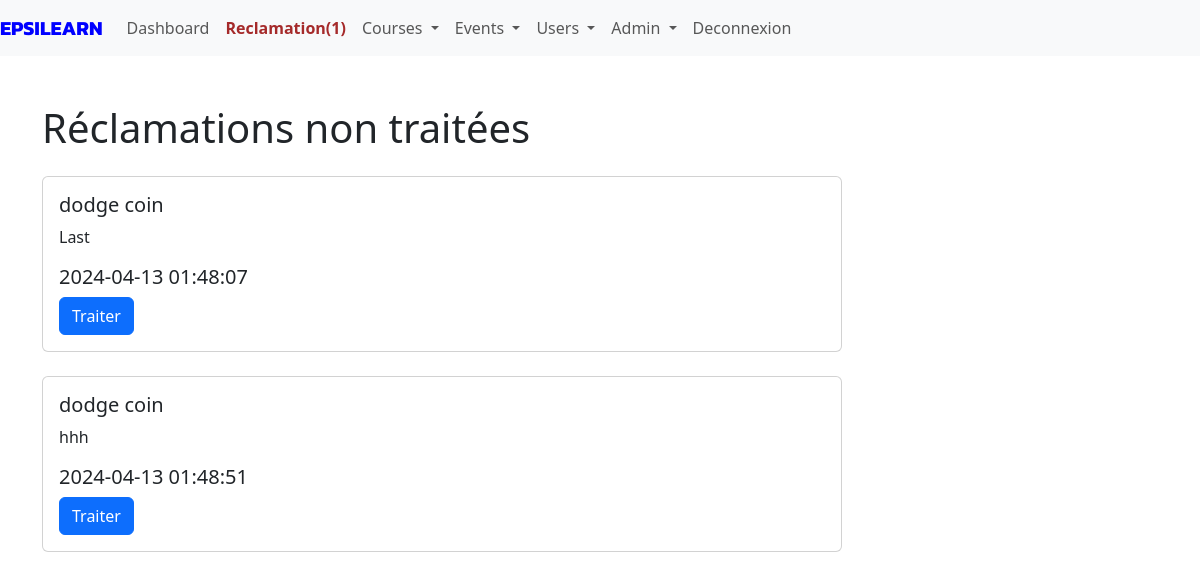
The page /reclamations_list (signed in) on the database its author committed.
### App/Models/models.py (models this page shows, shortened)
class Reclamation(db.Model):
    id = db.Column(db.Integer, primary_key=True)
    user_id = db.Column(db.Integer, db.ForeignKey('user.id'), nullable=False)
    vue=db.Column(db.String(50),default="non")
    traite=db.Column(db.String(50),default="non")
    contenu = db.Column(db.Text, nullable=False)
    date = db.Column(db.DateTime, default=datetime.utcnow)
    util = db.relationship('User', backref='rec', foreign_keys=[user_id])

class User(db.Model):
    id = db.Column(db.Integer, primary_key=True)
    nom = db.Column(db.String(50))
    prenom = db.Column(db.String(50))
    nationalite = db.Column(db.String(50))
    mail = db.Column(db.String(50))
    code = db.Column(db.String(50))
    pseudo=db.Column(db.String(200))
    date_naiss=db.Column(db.DateTime)
    ter = db.Column(db.String(50),default="non")
    age=db.Column(db.Integer)
    confirmer = db.Column(db.String(50),default="non")
    mdp=db.Column(db.String(50))
    photo=db.Column(db.String(50),default="static/Profil/unknown.jpg")
    password_reset_token = db.Column(db.String(100))
    password_reset_expiration = db.Column(db.DateTime)
    role=db.Column(db.String(200))
    etudiant= db.relationship('Etudiant', backref='acces_etudiant', foreign_keys='Etudiant.id_user_e')
    prof= db.relationship('Prof', backref='acces_prof', foreign_keys='Prof.id_user_p')
    autre= db.relationship('Autre', backref='acces_autre', foreign_keys='Autre.id_user_a')

### App/Admin/routes_reclamations.py (the view)
@AdminBp.route('/reclamations_list', methods=['GET'])
def reclamations_list():
    if session.get('admin')=='connect':
        reclamations = Reclamation.query.filter_by().all()
        n=vue()
        return render_template('reclamations_list.html', reclamations=reclamations,n=n)
    else:
        return redirect(url_for('Main.connexion'))

### App/Controllers/fonction.py (called while the page is built)
def vue():
    nombre_reclamations_non_vues = Reclamation.query.filter_by(vue='non').count()
    return nombre_reclamations_non_vues

def get_current_user():
    _current_user=None
    if session.get("userid"):
        user=User.query.get(session.get("userid"))
        if user:
            _current_user=user
    return _current_user

### App/Main/routes_home.py (called while the page is built)
@MainBp.app_context_processor
def inject_param():
    return dict(current_user=current_user,np=np,nd=nd,n_stud=n_stud,user_type=session.get("role"))

### app.py (called while the page is built)
@app.after_request
def set_secure_headers(response):
    response.headers['X-Content-Type-Options'] = 'nosniff'
    response.headers['X-Frame-Options'] = 'SAMEORIGIN'
    response.headers['X-XSS-Protection'] = '1; mode=block'
    return response

@app.before_request
def update_session_time():
    if user:
        if user.id not in processed_requests and user.id is not None:
            last_activity_key = f'last_activity:{user.id}'
            redis_store.set(last_activity_key, datetime.now().strftime('%Y-%m-%d %H:%M:%S'), ex=3)
            session['online_users'] = len(redis_store.keys('last_activity:*'))
            processed_requests[user.id] = True

### App/Admin/templates/reclamations_list.html (shortened to what this page needs)
{% extends "index.html" %}
{% block content %}
<div class="container mt-5 center">
    <h1 class="mb-4">Réclamations non traitées</h1>
    {% for reclamation in reclamations %}
        <div class="card mb-4" style="max-width: 800px;">
            <div class="card-body">
                <h5 class="card-title">{{ reclamation.util.nom}} {{ reclamation.util.prenom}}</h5>
                <p class="card-text">{{ reclamation.contenu | safe | truncate(100) }}</p>
                <h5 class="card-title">{{ reclamation.date.strftime('%Y-%m-%d %H:%M:%S') }}</h5>
                <a href="{{ url_for('Admin.traiter_reclamation', reclamation_id=reclamation.id) }}" class="btn btn-primary">Traiter</a>
            </div>
        </div>
    {% endfor %}
</div>
{% endblock %}

### rows shown on the page
Reclamation: util.nom "dodge", util.prenom "coin", contenu "Last", date "2024-04-13 01:48:07"
Reclamation: util.nom "dodge", util.prenom "coin", contenu "hhh", date "2024-04-13 01:48:51"

### other values the page prints
{{ n }} "1"
